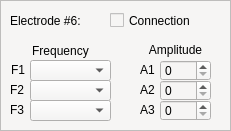
     <widget class="QFrame" name="frame_e1_7">
      <property name="geometry">
       <rect>
        <x>630</x>
        <y>430</y>
        <width>231</width>
        <height>131</height>
       </rect>
      </property>
      <property name="styleSheet">
       <string notr="true">background-color: rgb(246, 245, 244);</string>
      </property>
      <property name="frameShape">
       <enum>QFrame::StyledPanel</enum>
      </property>
      <property name="frameShadow">
       <enum>QFrame::Raised</enum>
      </property>
      <widget class="QSpinBox" name="spinBox_e0_a1_18">
       <property name="geometry">
        <rect>
         <x>160</x>
         <y>60</y>
         <width>51</width>
         <height>21</height>
        </rect>
       </property>
      </widget>
      <widget class="QLabel" name="label_161">
       <property name="geometry">
        <rect>
         <x>10</x>
         <y>10</y>
         <width>91</width>
         <height>21</height>
        </rect>
       </property>
       <property name="text">
        <string>Electrode #6:</string>
       </property>
      </widget>
      <widget class="QLabel" name="label_162">
       <property name="geometry">
        <rect>
         <x>10</x>
         <y>40</y>
         <width>101</width>
         <height>21</height>
        </rect>
       </property>
       <property name="text">
        <string>Frequency</string>
       </property>
       <property name="alignment">
        <set>Qt::AlignCenter</set>
       </property>
      </widget>
      <widget class="QLabel" name="label_163">
       <property name="geometry">
        <rect>
         <x>11</x>
         <y>60</y>
         <width>21</width>
         <height>20</height>
        </rect>
       </property>
       <property name="text">
        <string>F1</string>
       </property>
      </widget>
      <widget class="QLabel" name="label_164">
       <property name="geometry">
        <rect>
         <x>10</x>
         <y>80</y>
         <width>21</width>
         <height>20</height>
        </rect>
       </property>
       <property name="text">
        <string>F2</string>
       </property>
      </widget>
      <widget class="QLabel" name="label_165">
       <property name="geometry">
        <rect>
         <x>10</x>
         <y>100</y>
         <width>21</width>
         <height>20</height>
        </rect>
       </property>
       <property name="text">
        <string>F3</string>
       </property>
      </widget>
      <widget class="QComboBox" name="comboBox_e0_f2_18">
       <property name="geometry">
        <rect>
         <x>30</x>
         <y>80</y>
         <width>81</width>
         <height>21</height>
        </rect>
       </property>
      </widget>
      <widget class="QComboBox" name="comboBox_e0_f1_18">
       <property name="geometry">
        <rect>
         <x>30</x>
         <y>60</y>
         <width>81</width>
         <height>21</height>
        </rect>
       </property>
      </widget>
      <widget class="QComboBox" name="comboBox_e0_f3_18">
       <property name="geometry">
        <rect>
         <x>30</x>
         <y>100</y>
         <width>81</width>
         <height>21</height>
        </rect>
       </property>
      </widget>
      <widget class="QLabel" name="label_166">
       <property name="geometry">
        <rect>
         <x>140</x>
         <y>39</y>
         <width>71</width>
         <height>21</height>
        </rect>
       </property>
       <property name="text">
        <string>Amplitude</string>
       </property>
       <property name="alignment">
        <set>Qt::AlignCenter</set>
       </property>
      </widget>
      <widget class="QLabel" name="label_167">
       <property name="geometry">
        <rect>
         <x>140</x>
         <y>60</y>
         <width>16</width>
         <height>20</height>
        </rect>
       </property>
       <property name="text">
        <string>A1</string>
       </property>
      </widget>
      <widget class="QLabel" name="label_168">
       <property name="geometry">
        <rect>
         <x>140</x>
         <y>80</y>
         <width>21</width>
         <height>20</height>
        </rect>
       </property>
       <property name="text">
        <string>A2</string>
       </property>
      </widget>
      <widget class="QSpinBox" name="spinBox_e0_a2_18">
       <property name="geometry">
        <rect>
         <x>160</x>
         <y>80</y>
         <width>51</width>
         <height>21</height>
        </rect>
       </property>
      </widget>
      <widget class="QLabel" name="label_169">
       <property name="geometry">
        <rect>
         <x>140</x>
         <y>100</y>
         <width>21</width>
         <height>20</height>
        </rect>
       </property>
       <property name="text">
        <string>A3</string>
       </property>
      </widget>
      <widget class="QSpinBox" name="spinBox_e0_a3_18">
       <property name="geometry">
        <rect>
         <x>160</x>
         <y>100</y>
         <width>51</width>
         <height>21</height>
        </rect>
       </property>
      </widget>
      <widget class="QCheckBox" name="checkBox_e0_18">
       <property name="enabled">
        <bool>true</bool>
       </property>
       <property name="geometry">
        <rect>
         <x>110</x>
         <y>10</y>
         <width>101</width>
         <height>21</height>
        </rect>
       </property>
       <property name="text">
        <string>Connection</string>
       </property>
       <property name="tristate">
        <bool>false</bool>
       </property>
      </widget>
     </widget>
